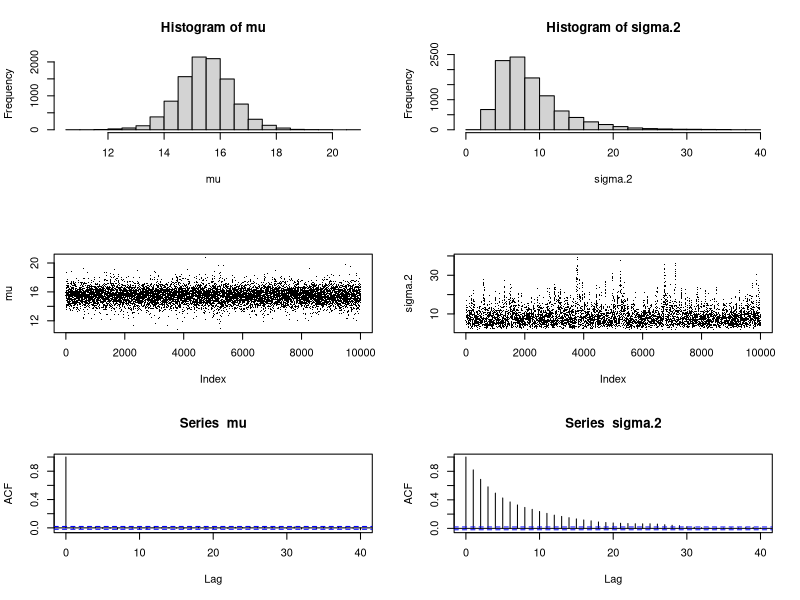

Recreate this plot in R.
### Gibbs and Metropolis-hastings sampling for a normal distribution.
###
### Assignment - 1) add the code for the Gibbs and M-H sampling.
###              2) run the code to get the means and standard deviations for mu, sigma.2,
###  	            graphs of histograms, traces, autocorrelations, and CI's
###              3) experiment with d, the proposal distribution 
###                 standard deviation to get the best mixing
###              
# Data: 16.22 10.70 16.23 16.63 10.96 15.18 16.67 17.33 18.72 16.12
#
# f(mu|sigma.2,x) ~ N(x.bar,sigma.2/n)
# f(sigma.2|mu,x) proporional to sigma.2^(-n/2-1)*exp[-1/(2*sigma.2)*(sum((mu-x)^2)]
# Where f(mu) = 1 and f(sigma.2) = 1/sigma.2
#
f.sigma.2 = function(sigma.2,mu,n,x) 
{
	f = sigma.2^(-(n/2+1))*exp(-1/(2*sigma.2)*sum((mu-x)^2))
	return(f)
}
x = c(16.22, 10.70, 16.23, 16.63, 10.96, 15.18, 16.67, 17.33, 18.72, 16.12)
n = length(x)
x.bar = mean(x)
mu = c()
mu[1] = x.bar
sigma.2 = c()
sigma.2[1] = var(x)
N = 10000
Nb = 2000
N1 = N + 1
accept = 0     # counter for acceptance ratio
d = 5 # standard deviation - experiment with this value for best mixing
for(i in 1:N) 
{
  mu[i+1] = rnorm(1,x.bar,sqrt(sigma.2[i]/n)) # Gibbs sample mu[i+1] from Normal distribution
	sigma.2.star = -1 # Use normal proposal distribution to draw sigma.2.star
while(sigma.2.star < 0) 
{
  sigma.2.star=rnorm(1,sigma.2[i],d) # Remember make sure it is > 0.  A while loop can be helpful here.
} 
	f.star= f.sigma.2(sigma.2.star,mu[i+1],n,x) # Call function f.sigma.2 to compute full conditional for sigma.2.star
	f.i = f.sigma.2(sigma.2[i],mu[i+1],n,x) # Call function f.sigma.2 to compute full conditional for sigma.2[i]
	min(1,f.star/f.i) #compute the acceptance probability
if( runif(1) <= min(1,f.star/f.i) )  # Use if-else statement for comparison to runif(1) Uniform distribution
{ 
  sigma.2[i+1] = sigma.2.star  # to set sigma.2[i+1] to sigma.2.star else sigma.2[i+1] to sigma.2[i]
  accept = accept+1   # Increment acceptance counter as required 
}
	else sigma.2[i+1]=sigma.2[i]  # When if statement is a not executed, else set sigma.2[i+1=sigma.2[i]
}

accept/N            # acceptance ratio
mean(mu[Nb:N])      # mu and sigma.2 means and standard deviations
sd(mu[Nb:N])
mean(sigma.2[Nb:N])
sd(sigma.2[Nb:N])
par(mfrow=c(3,2))   # graphs of histograms, traces, and autocorrelations
hist(mu)
hist(sigma.2)
plot(mu,type='p',pch='.')
plot(sigma.2,type='p',pch='.')
acf(mu)
acf(sigma.2)
##################### credible intervals
mu.b = mu[Nb:N]
mu.b = sort(mu.b)
sigma.2.b = sigma.2[Nb:N]
sigma.2.b = sort(sigma.2.b)
Ns = length(mu.b)
L = as.integer(.025*Ns)
U = as.integer(.975*Ns)
msg = paste("CI for mu: ",round(mu.b[L],3),",",round(mu.b[U],3))
print(msg,quote=FALSE)
msg = paste("CI for sigma.2: ",round(sigma.2.b[L],3),",",round(sigma.2.b[U],3))
print(msg,quote=FALSE)

### Note: You could have used Gibbs sampling for sigma.2.
###       The inverse gamma distribution associated with sigma.2 is 
###          Inv_gamma(alpha,beta) where alpha = n/2, beta = 1/2*sum((mu[i+1]-x)^2)
###       To sample use sigma.2[i+1] = 1/rgamma(alpha,beta)
###       Try this on your own time.

		
